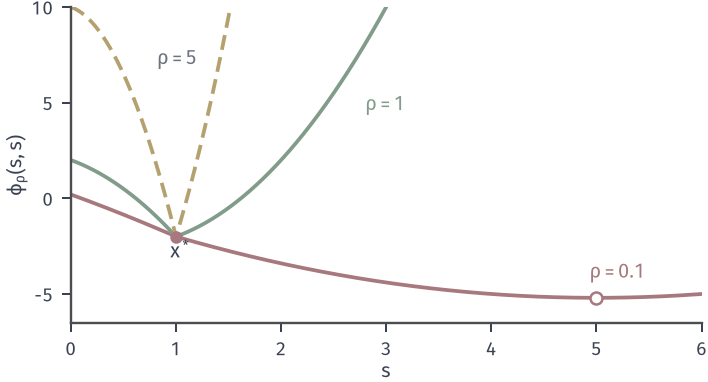

Source code (Python):
from pathlib import Path
import sys
sys.path.insert(0, str(Path(__file__).resolve().parents[1]/"sqp-common"))
from sqp_fig import *
HERE = Path(__file__).resolve().parent
# phi_rho(s,s)=-2s+rho|2s^2-2| along the ray x1=x2=s.
s=np.linspace(0,6,1200); fig,ax=figure(width_mm=100,height_mm=54); panels(fig,.1,.99,.98,.155,0)
for rho,col,ls in ((.1,RED,'-'),(1.,GREEN,'-'),(5.,YELLOW,(0,(4,2)))):
    ax.plot(s,-2*s+rho*np.abs(2*s**2-2),color=col,lw=1.5,ls=ls)
dot(ax,(1,-2)); hollow(ax,(5,-5.2),RED)
ax.text(5.2,-4.2,'$\\rho=0.1$',color=RED,fontsize=8,ha='center'); ax.text(2.8,4.6,'$\\rho=1$',color=GREEN,fontsize=8,ha='left'); ax.text(1.2,7.,'$\\rho=5$',color=MUTED,fontsize=8,ha='right'); ax.text(1.05,-3.1,'$\\mathbf{x}^*$',fontsize=8,ha='center')
setup(ax,(0,6),(-6.5,10),xt=(0,1,2,3,4,5,6),yt=(-5,0,5,10),xl='$s$',yl='$\\phi_\\rho(s,s)$',equal=False)
save(fig,HERE,'figure',{'phi':'-2s+rho|2s^2-2|'})
